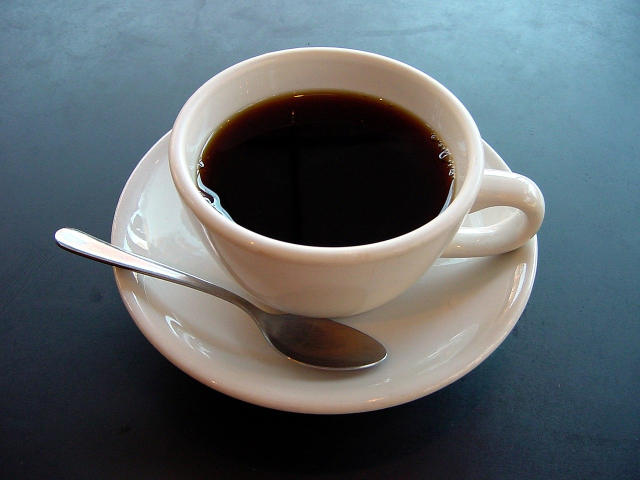
#> input picture 3_weeks/coffee_cup.jpg, 1280 x 960 px (shown at 1/2 size)
$ python Grabcut.py
#> lines starting #> are read from the running program, lines starting #| are printed output that depends on the picture
import cv2 as cv                                      # OpenCV 라이브러리를 cv라는 이름으로 불러옴
import numpy as np                                   # 배열 및 수치 연산을 위해 numpy를 np라는 이름으로 불러옴
import matplotlib.pyplot as plt                      # 이미지 시각화를 위해 matplotlib.pyplot을 plt로 불러옴

img = cv.imread('coffee_cup.jpg')                    # coffee_cup.jpg 이미지를 읽어서 img 변수에 저장
#> img is the input picture: shape (960, 1280, 3); mean B, G, R 105.3, 100.9, 92.1

if img is None:                                      # 이미지가 정상적으로 불러와졌는지 확인
    print("이미지를 불러올 수 없습니다.")              # 이미지 로드 실패 메시지 출력
    exit()                                           # 프로그램 종료

img_rgb = cv.cvtColor(img, cv.COLOR_BGR2RGB)         # matplotlib에서 올바른 색으로 보기 위해 BGR 이미지를 RGB로 변환

mask = np.zeros(img.shape[:2], np.uint8)             # 이미지와 같은 높이, 너비를 가지는 초기 마스크를 0으로 생성

bgdModel = np.zeros((1, 65), np.float64)             # GrabCut이 사용할 배경 모델 배열을 0으로 초기화
fgdModel = np.zeros((1, 65), np.float64)             # GrabCut이 사용할 전경 모델 배열을 0으로 초기화

rect = (100, 90, 1100, 800)                            # 초기 사각형 영역을 (x, y, width, height) 형식으로 설정 ,x,y : 사각형 시작 좌표 , width,height : 사각형(객체) 크기

cv.grabCut(                                          # GrabCut 알고리즘을 실행하여 객체와 배경을 분리
    img,                                             # 입력 원본 이미지
    mask,                                            # 분할 결과가 저장될 마스크
    rect,                                            # 사용자가 지정한 초기 사각형 영역
    bgdModel,                                        # 배경 모델
    fgdModel,                                        # 전경 모델
    5,                                               # 반복 횟수 설정
    cv.GC_INIT_WITH_RECT                             # 사각형 영역을 초기값으로 사용하겠다는 옵션
)

mask2 = np.where(                                    # GrabCut 결과 마스크를 0과 1로 변환
    (mask == cv.GC_BGD) | (mask == cv.GC_PR_BGD),    # 확실한 배경 또는 배경일 가능성이 높은 영역이면
    0,                                               # 0으로 설정하여 제거 대상이 되게 함
    1                                                # 나머지는 1로 설정하여 객체로 남김
).astype('uint8')                                    # 결과를 uint8 형식으로 변환

result = img_rgb * mask2[:, :, np.newaxis]           # 2차원 마스크를 3채널로 확장하여 원본 RGB 이미지에 곱해 배경 제거
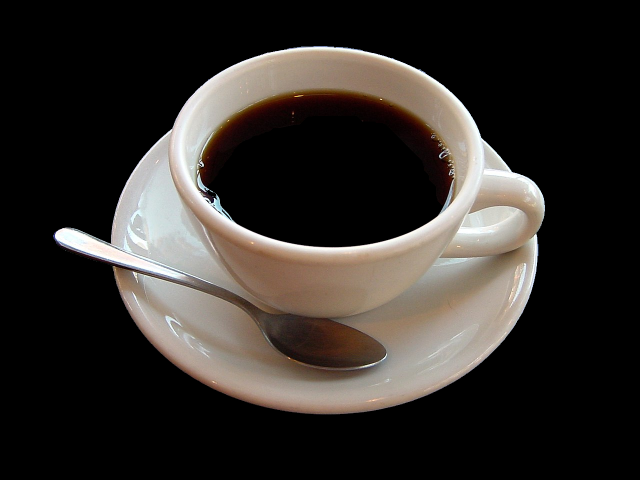
#> result: shape (960, 1280, 3) (shown at 1/2 size); mean R, G, B 50.4, 46, 42.2

mask_display = mask2 * 255                           # 마스크를 시각화하기 위해 0/1 값을 0/255 값으로 변환

plt.figure(figsize=(15, 5))                          # 전체 출력 창 크기를 설정

plt.subplot(1, 3, 1)                                 # 1행 3열 중 첫 번째 영역 선택
plt.imshow(img_rgb)                                  # 원본 이미지를 출력
plt.title('Original Image')                          # 첫 번째 이미지 제목 설정
plt.axis('off')                                      # 축을 숨김

plt.subplot(1, 3, 2)                                 # 1행 3열 중 두 번째 영역 선택
plt.imshow(mask_display, cmap='gray')                # 마스크 이미지를 흑백으로 출력
plt.title('Mask Image')                              # 두 번째 이미지 제목 설정
plt.axis('off')                                      # 축을 숨김

plt.subplot(1, 3, 3)                                 # 1행 3열 중 세 번째 영역 선택
plt.imshow(result)                                   # 배경이 제거된 결과 이미지를 출력
plt.title('Background Removed')                      # 세 번째 이미지 제목 설정
plt.axis('off')                                      # 축을 숨김

plt.tight_layout()                                   # 서브플롯 간격을 자동으로 정리
plt.show()                                           # 결과를 화면에 출력
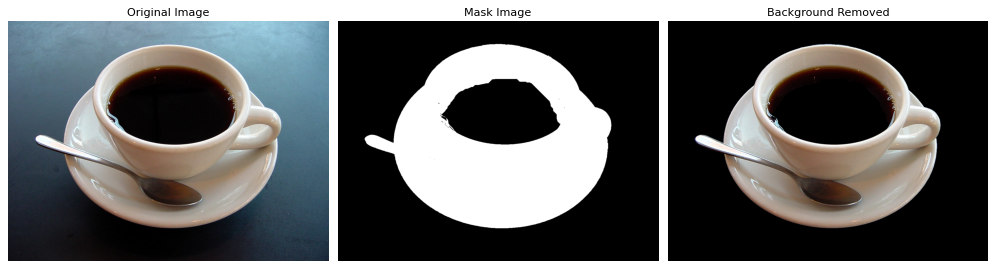
#> figure drawn by matplotlib, 3 panels

$ run again, with 3_weeks/dabo.jpg copied over 3_weeks/coffee_cup.jpg
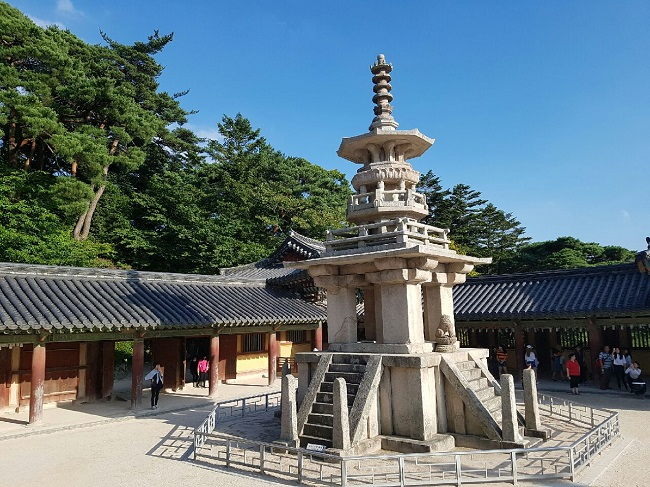
#> input picture 3_weeks/dabo.jpg, 650 x 487 px
#> img is the input picture: shape (487, 650, 3); mean B, G, R 123.4, 116.1, 96.8
#> `result = img_rgb * mask2[:, :, np.newaxis]`:
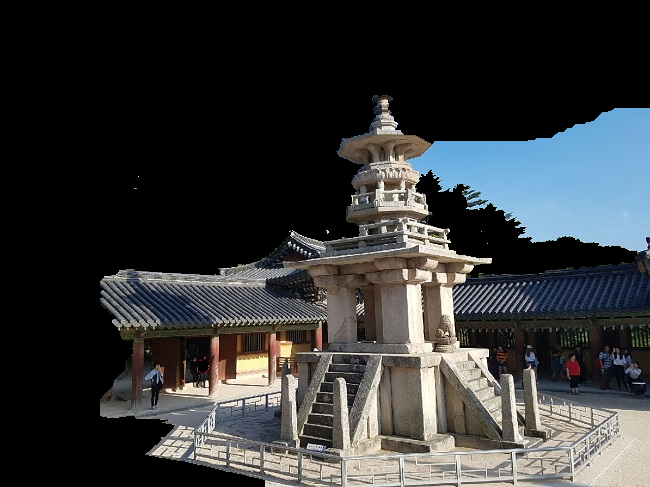
#> result: shape (487, 650, 3); mean R, G, B 52.2, 54.1, 54.9
#> `plt.show()`:
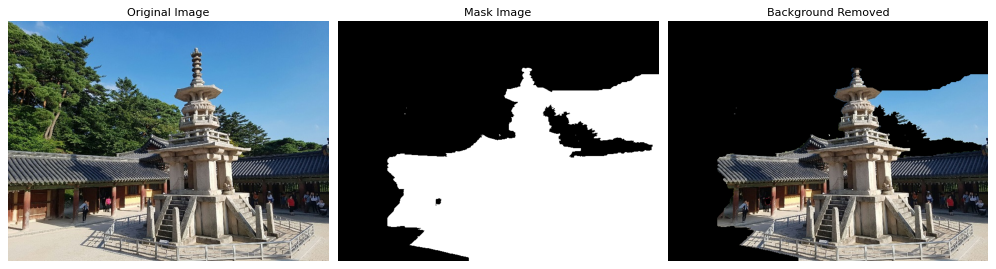
#> figure drawn by matplotlib, 3 panels

$ run again, with 3_weeks/Grabcut.png saved as 3_weeks/coffee_cup.jpg
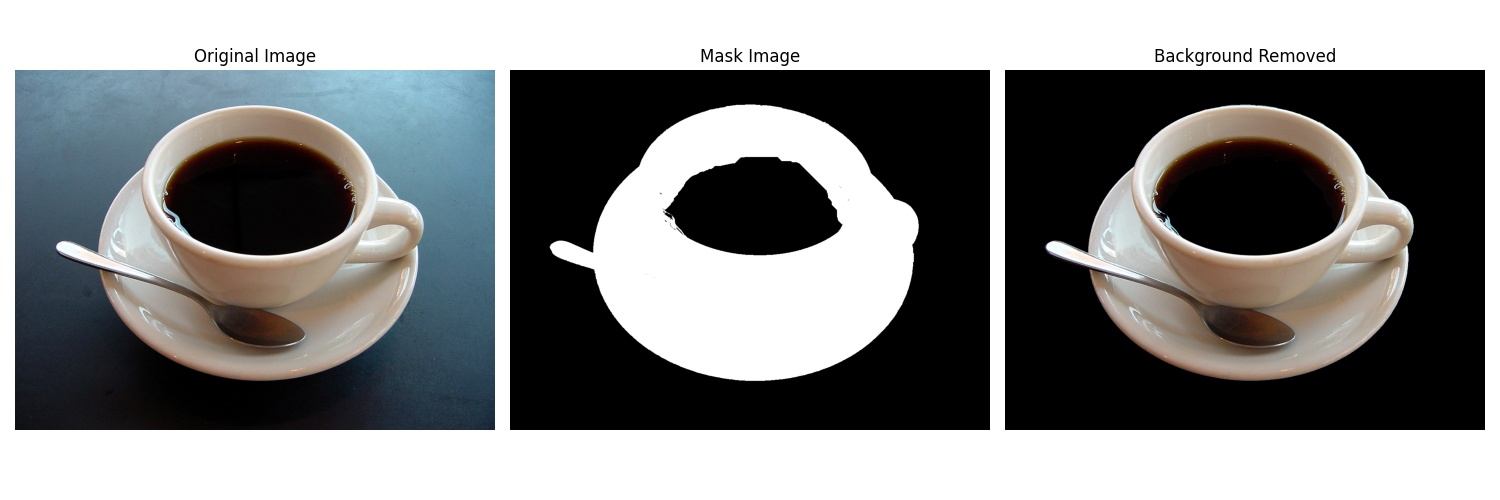
#> input picture 3_weeks/Grabcut.png, 1500 x 500 px
#> img is the input picture: shape (500, 1500, 3); mean B, G, R 131.2, 131, 130.1
#> `result = img_rgb * mask2[:, :, np.newaxis]`:
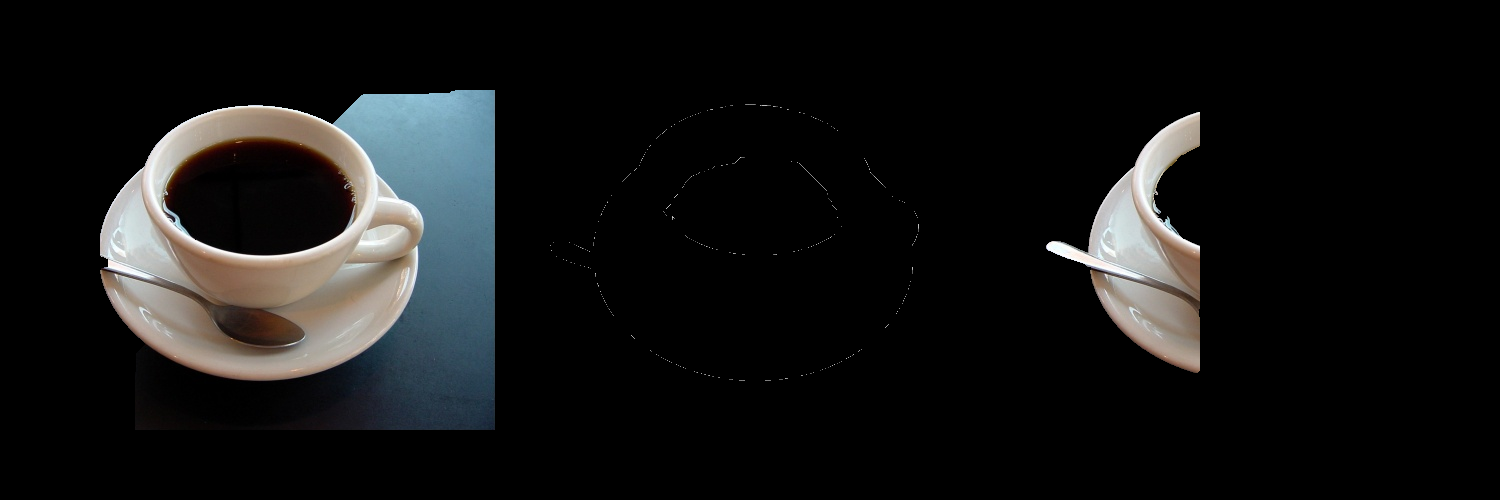
#> result: shape (500, 1500, 3); mean R, G, B 19.8, 20.2, 20.1
#> `plt.show()`:
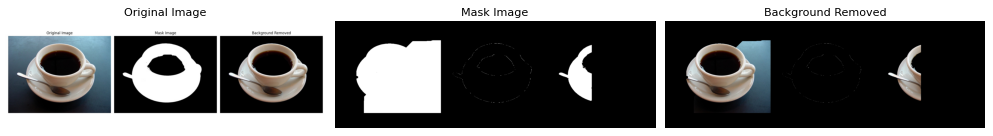
#> figure drawn by matplotlib, 3 panels
